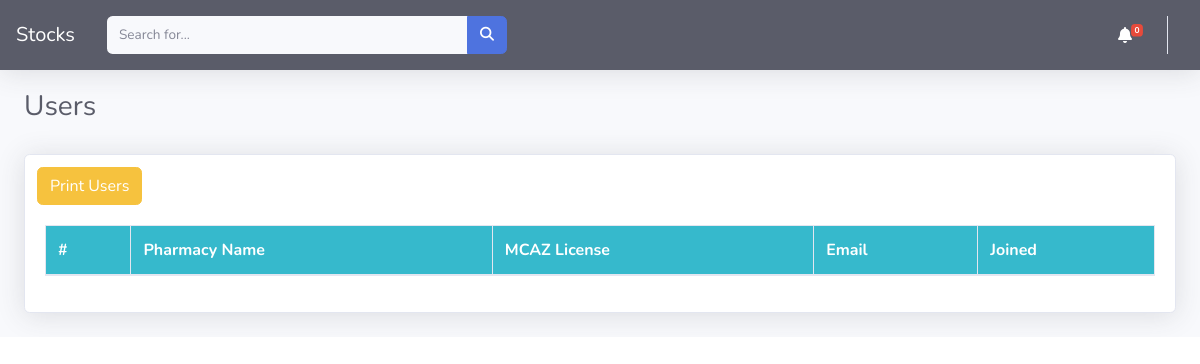
/customers/, run on an earlier commit of the app's database.
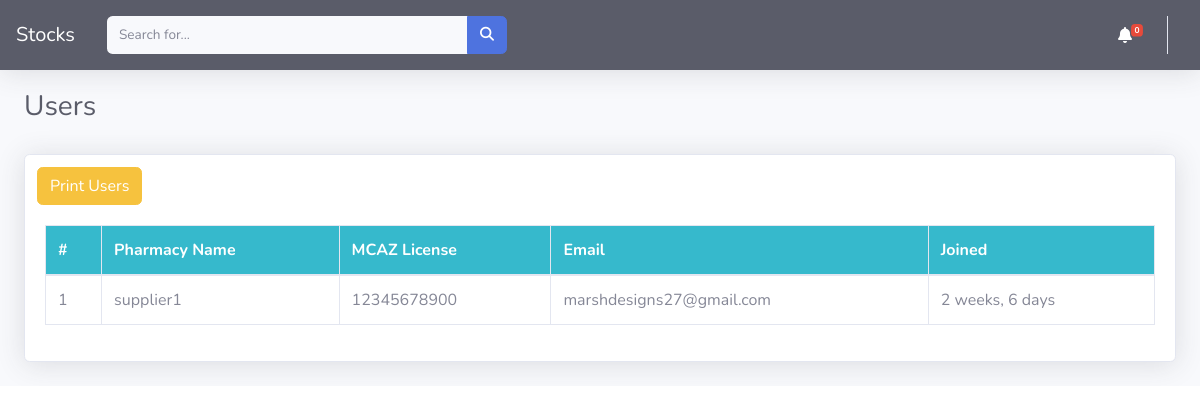
And on a later commit of the database.
### dashboard/models.py (models this page shows, shortened)
class Vendor(User):
    created_at = models.DateTimeField(auto_now_add=True)
    mcaz_license = models.CharField(null=True,blank=True,unique=True,max_length=255,help_text='MCAZ License Number')
    phone_number = models.CharField(null=True,blank=True,unique=True,max_length=255,help_text='whatsapp number')
    REQUIRED_FIELDS = ["mcaz_license"]

### dashboard/views.py (the view)
# urls.py: path("customers/", CustomersView.as_view(), name="customers"),
class CustomersView(TemplateView):
    template_name = 'skeleton/customer_list.html'
    def get_context_data(self, **kwargs):
        context = super().get_context_data(**kwargs)
        customers = Vendor.objects.all()
        context['customers'] = customers
        return context

### dashboard/context_processors.py (called while the page is built)
def notifications(request):
    allnotifications = BroadcastNotification.objects.all()
    return {'notifications': allnotifications}

def cart(request):
    return {'cart': Cart(request)}

### templates/skeleton/customer_list.html (shortened to what this page needs)
{% extends 'body/base.html' %}
{% block content %}
<div class="container-fluid">
    <div class="d-sm-flex align-items-center justify-content-between mb-4">
        <h1 class="h3 mb-0 text-gray-800" style='margin-top:20px;'>Users</h1>
    </div>
    <div class="card shadow mb-4" style='margin-top:30px;'>
        <div class='col-md-2'>
            <a class='btn btn-warning' href='{% url 'print-customers' %}'>Print Users</a>
        </div>
        <div class="card-body">
            <div class="table-responsive">
                <table class="table table-bordered" id="dataTable" width="100%" cellspacing="0">
                    <thead class='bg-info'>
                        <tr class="text-white">
                            <th scope="col">#</th>
                            <th scope="col">Pharmacy Name</th>
                            <th scope="col">MCAZ License</th>
                            <th scope="col">Email</th>
                            <th scope="col">Joined</th>
                        </tr>
                    </thead>
                    <tbody>
                        {% for p  in customers  %}
                        <tr>
                            <td>{{forloop.counter}}</td>
                            <td>{{ p.username }}</td>
                            <td>{{ p.mcaz_license }}</td>
                            <td>{{ p.email }}</td>
                            <td>{{ p.created_at|timesince }}</td>
                        </tr>
                        {% endfor %}
                    </tbody>
                </table>
            </div>
        </div>
    </div>
</div>
{% endblock  %}

### templates/body/base.html (shortened to what this page needs)
{% load static %}
<!DOCTYPE html>
<html lang="en">
  <head>
    <link rel="stylesheet" href="{% static '/sb-admin-2.min.css' %}">
    <link rel="stylesheet" href="{% static '/style.css' %}">
  </head>
  <body id='top'>
    <div id='wrapper'>
      <div id='content-wrapper' class='d-flex flex-column'>
        <div id='content'>
          {% include 'body/header.html' %}
          {% block content %}{% endblock content %}
        </div>
      </div>
    </div>
  </body>
</html>

### templates/body/header.html (shortened to what this page needs)
{% load crispy_forms_tags %}
<header class='topbar' data-navbarbg='skin5'>
<nav class="navbar navbar-expand navbar-dark bg-dark topbar mb-4 static-top shadow">
    {% if user.is_authenticated %}
    <a class="navbar-brand text-white" href="{% url 'index' %}">Stocks</a>
    {% else %}
    <a class="navbar-brand text-white" href="{% url 'login' %}">Stocks</a>
    {% endif %}
    <form
        class="d-none d-sm-inline-block form-inline mr-auto ml-md-3 my-2 my-md-0 mw-100 navbar-search">
        <div class="input-group">
            <input type="text" class="form-control bg-light border-0 small" placeholder="Search for..."
                aria-label="Search" aria-describedby="basic-addon2">
            <div class="input-group-append">
                <button class="btn btn-primary" type="button">
                    <i class="fas fa-search fa-sm"></i>
                </button>
            </div>
        </div>
    </form>
    <ul class="navbar-nav ml-auto">
        <li class="nav-item dropdown no-arrow mx-1">
            <a class="nav-link dropdown-toggle text-white" href="#" id="alertsDropdown" role="button"
                data-toggle="dropdown" aria-haspopup="true" aria-expanded="false" id='navbarDropdown'>
                <i class="fas fa-bell fa-fw"></i>
                <span class="badge badge-danger badge-counter" id='notification-badge'>0</span>
            </a>
        </li>
    </ul>
</nav>
</header>

What changed in the data, as far as the page shows it:
added Vendor: username "supplier1", mcaz_license "12345678900", email "marshdesigns27@gmail.com", created_at "2 weeks, 6 days"
